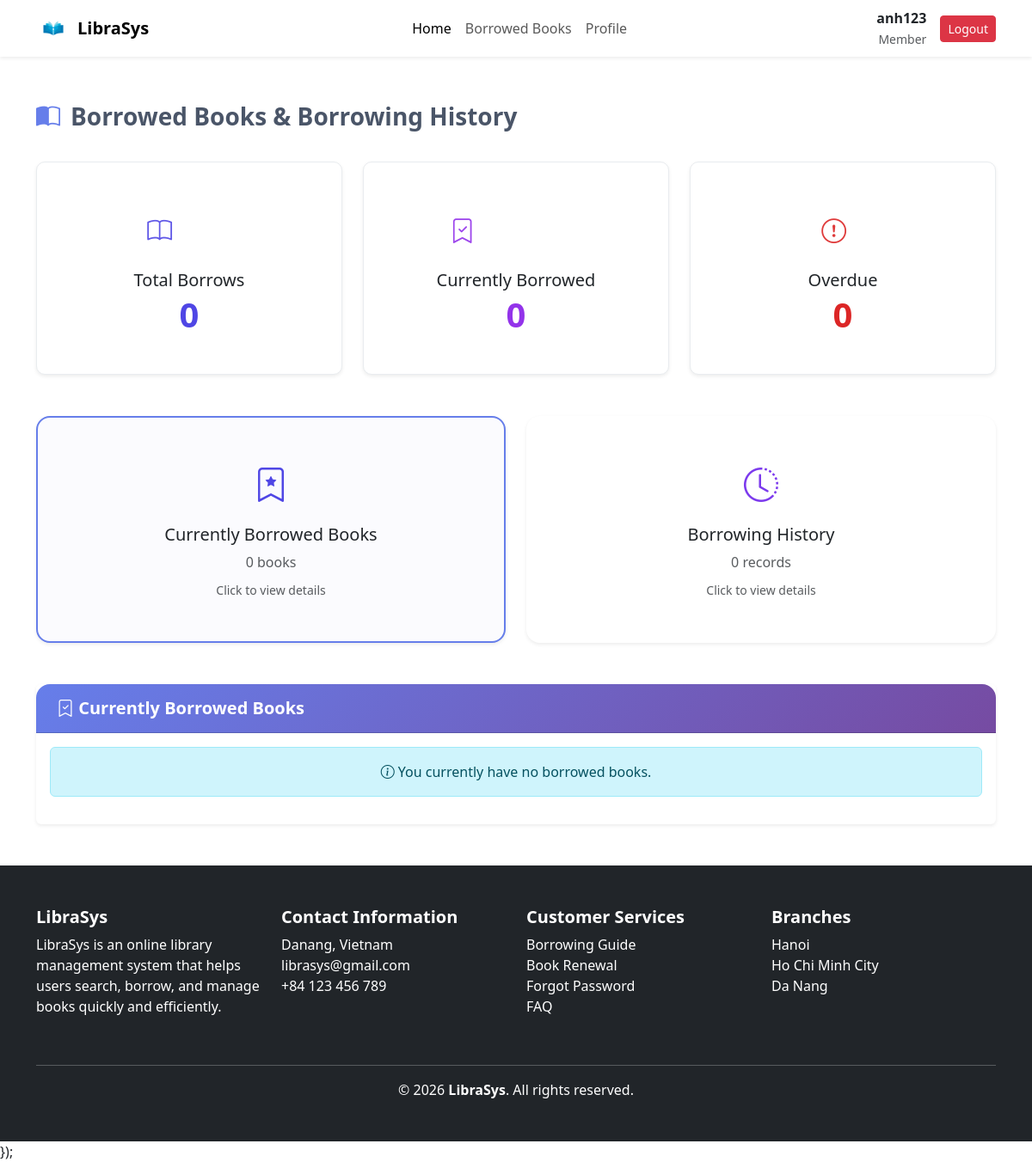
Before: /member/borrowedBooks (signed in) with the older database file.
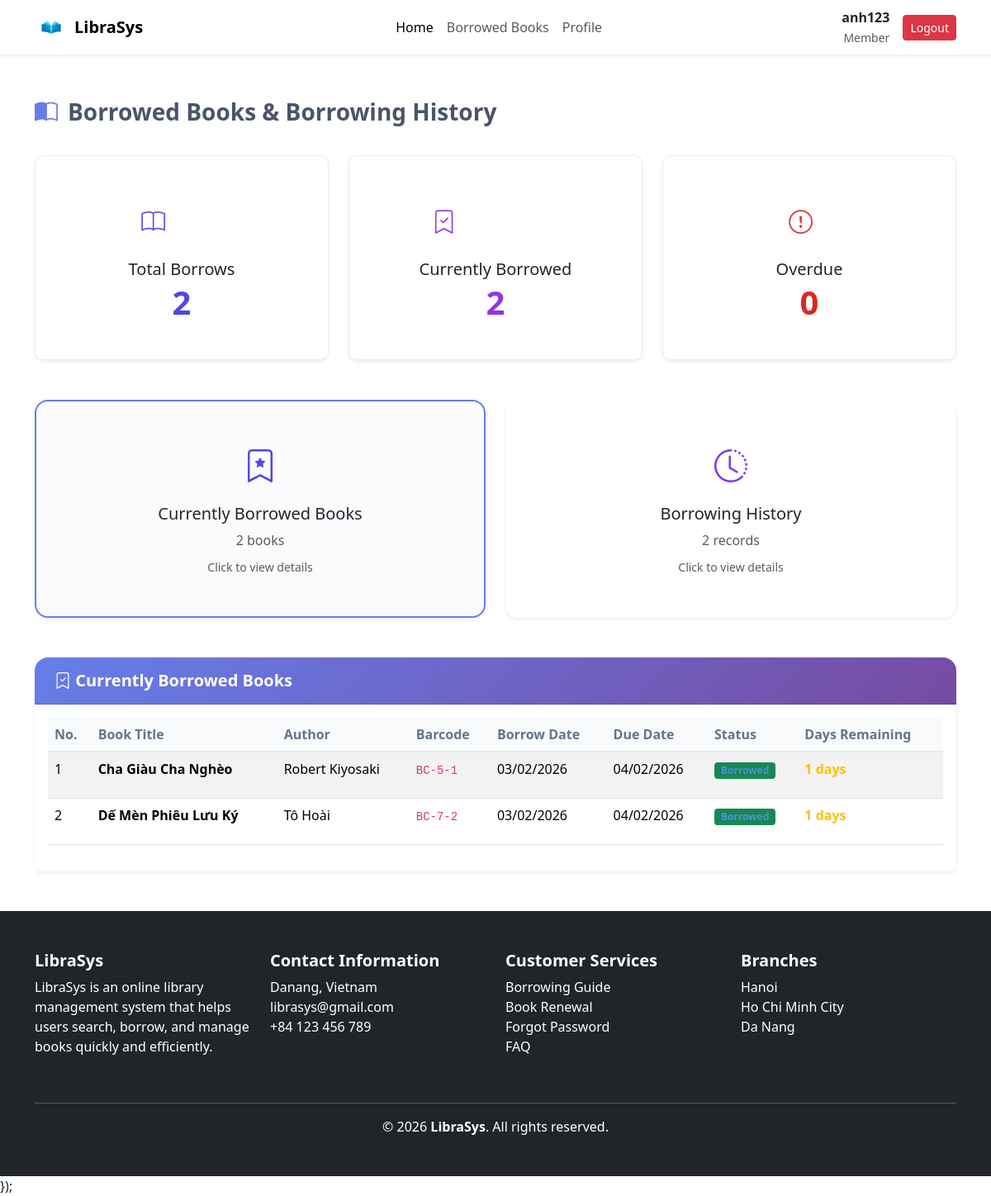
After: the same page with the newer database file.
### tables this page shows
CREATE TABLE `borrow_records` (
  `borrow_id` int(11) NOT NULL,
  `user_id` int(11) DEFAULT NULL,
  `borrow_date` date NOT NULL,
  `due_date` date NOT NULL,
  `return_date` date DEFAULT NULL,
  `status` enum('borrowed','returned','overdue') DEFAULT 'borrowed'
);

CREATE TABLE `books` (
  `book_id` int(11) NOT NULL,
  `title` varchar(255) NOT NULL,
  `author` varchar(150) DEFAULT NULL,
  `category_id` int(11) DEFAULT NULL,
  `image_url` varchar(255) DEFAULT NULL,
  `Description` text DEFAULT NULL
);

CREATE TABLE `book_copies` (
  `book_copy_id` int(11) NOT NULL,
  `book_id` int(11) DEFAULT NULL,
  `status` enum('available','borrowed','damaged','lost') DEFAULT 'available',
  `barcode` varchar(50) DEFAULT NULL,
  `created_at` timestamp NOT NULL DEFAULT current_timestamp()
);

### app/core/Controller.php (called while the page is built, shortened)
<?php
class Controller
{
    protected function model($model)
    {
        $modelPath = __DIR__ . '/../models/' . $model . '.php';
        return new $model();
    }
    protected function view($view, $data = [])
    {
        extract($data);
        $viewPath = __DIR__ . '/../views/' . $view . '.php';
        require_once $viewPath;
    }
}

### app/controllers/MemberController.php (called while the page is built, shortened)
<?php
class MemberController extends Controller
{
    public function borrowedBooks()
    {
        $user_id = $_SESSION['user_id'];
        $borrowRecordModel = $this->model('BorrowRecord');
        $currentBorrows = $borrowRecordModel->getCurrentBorrowsByUser($user_id);
        $borrowHistory = $borrowRecordModel->getBorrowHistoryByUser($user_id);
        $this->view('member/borrowed_books', [
            'currentBorrows' => $currentBorrows,
            'borrowHistory' => $borrowHistory,
            'title' => 'Sách Đang Mượn & Lịch Sử Mượn'
        ]);
    }
}

### app/core/Router.php (called while the page is built, shortened)
<?php
class Router
{
    public function run()
    {
        $requestUri = parse_url($_SERVER['REQUEST_URI'], PHP_URL_PATH);
        if (strpos($requestUri, '/public/') !== false) {
            $requestUri = substr($requestUri, strpos($requestUri, '/public/') + 8);
        } elseif (substr($requestUri, -7) === '/public') {
            $requestUri = '';
        } else {
            $requestUri = trim($requestUri, '/');
        }
        $requestUri = trim($requestUri, '/');
        $requestUri = preg_replace('/\.php$/', '', $requestUri);
        $requestUri = preg_replace('/^index\/?/', '', $requestUri);
        $parts = !empty($requestUri) ? explode('/', $requestUri) : [];
        $parts = array_filter($parts, fn($p) => !empty($p));
        $parts = array_values($parts);
        $method = !empty($parts[1]) ? $parts[1] : 'index';
        $params = array_slice($parts, 2);
        $controller = new $controllerName();
        call_user_func_array([$controller, $method], $params);
    }
}

### public/index.php (called while the page is built, shortened)
<?php
require_once __DIR__ . '/../app/config/database.php';
require_once __DIR__ . '/../app/core/Router.php';
require_once __DIR__ . '/../app/core/Controller.php';
require_once __DIR__ . '/../app/core/Model.php';
$router = new Router();
$router->run();

### app/core/Model.php (called while the page is built, shortened)
<?php
class Model {
    public function __construct() {
        $database = new Database();
        $this->db = $database->connect();
    }
}

### app/config/database.php (called while the page is built, shortened)
<?php
class Database {
    private $host = 'localhost';
    private $db_name = 'library_management';
    private $username = 'root';
    private $password = '';
    private $conn;
    public function connect() {
        try {
            $this->conn = new PDO(
                "mysql:host={$this->host};dbname={$this->db_name};charset=utf8",
                $this->username,
                $this->password
            );
            $this->conn->setAttribute(PDO::ATTR_ERRMODE, PDO::ERRMODE_EXCEPTION);
        } catch (PDOException $e) {
            die('Database connection failed: ' . $e->getMessage());
        }
        return $this->conn;
    }
}

### app/models/BorrowRecord.php (called while the page is built, shortened)
<?php
class BorrowRecord extends Model
{
    public function getBorrowHistoryByUser($user_id)
    {
        $sql = "SELECT
                    br.borrow_id,
                    br.borrow_date,
                    br.due_date,
                    br.return_date,
                    br.status,
                    b.title,
                    b.author,
                    bc.barcode
                FROM borrow_records br
                INNER JOIN borrow_records_book_copies brbc ON br.borrow_id = brbc.borrow_id
                INNER JOIN book_copies bc ON brbc.book_copy_id = bc.book_copy_id
                INNER JOIN books b ON bc.book_id = b.book_id
                WHERE br.user_id = ?
                ORDER BY br.borrow_date DESC";
        $stmt = $this->db->prepare($sql);
        $stmt->execute([$user_id]);
        return $stmt->fetchAll(PDO::FETCH_ASSOC);
    }
    public function getCurrentBorrowsByUser($user_id)
    {
        $sql = "SELECT
                    br.borrow_id,
                    br.borrow_date,
                    br.due_date,
                    br.status,
                    b.title,
                    b.author,
                    b.book_id,
                    bc.barcode,
                    DATEDIFF(br.due_date, CURDATE()) as days_remaining
                FROM borrow_records br
                INNER JOIN borrow_records_book_copies brbc ON br.borrow_id = brbc.borrow_id
                INNER JOIN book_copies bc ON brbc.book_copy_id = bc.book_copy_id
                INNER JOIN books b ON bc.book_id = b.book_id
                WHERE br.user_id = ? AND br.status != 'returned'
                ORDER BY br.due_date ASC";
        $stmt = $this->db->prepare($sql);
        $stmt->execute([$user_id]);
        return $stmt->fetchAll(PDO::FETCH_ASSOC);
    }
}

### app/views/member/borrowed_books.php (the view, shortened to what the changed rows need)
<?php
require_once __DIR__ . '/../layouts/header.php';
$totalBorrows =  count($borrowHistory);
?>
<div class="container my-5">
    <div class="row mb-5 gy-4">
        <div class="col-md-4 col-sm-6">
            <div class="card text-center shadow-sm h-100 stat-card stat-card-primary">
                <div class="card-body py-4">
                    <div class="stat-icon">
                        <i class="bi bi-book"></i>
                    </div>
                    <h5 class="card-title">Total Borrows</h5>
                    <p class="card-text stat-number stat-number-primary"><?php echo $totalBorrows; ?></p>
                </div>
            </div>
        </div>
        <div class="col-md-4 col-sm-6">
            <div class="card text-center shadow-sm h-100 stat-card stat-card-purple">
                <div class="card-body py-4">
                    <div class="stat-icon">
                        <i class="bi bi-bookmark-check"></i>
                    </div>
                    <h5 class="card-title">Currently Borrowed</h5>
                    <p class="card-text stat-number stat-number-purple"><?php echo count($currentBorrows); ?></p>
                </div>
            </div>
        </div>
    </div>
    <div class="row mb-5 gy-4">
        <div class="col-md-6">
            <div class="card shadow-sm border-0 cursor-pointer section-card section-transition" data-section="current">
                <div class="card-body text-center py-5">
                    <i class="bi bi-bookmark-star section-card-icon"></i>
                    <h5 class="card-title section-card-title">Currently Borrowed Books</h5>
                    <p class="text-muted mb-2"><?php echo count($currentBorrows); ?> books</p>
                    <p class="text-muted mb-0"><small>Click to view details</small></p>
                </div>
            </div>
        </div>
        <div class="col-md-6">
            <div class="card shadow-sm border-0 cursor-pointer section-card section-transition" data-section="history">
                <div class="card-body text-center py-5">
                    <i class="bi bi-clock-history section-card-icon"></i>
                    <h5 class="card-title section-card-title-history">Borrowing History</h5>
                    <p class="text-muted mb-2"><?php echo count($borrowHistory); ?> records</p>
                    <p class="text-muted mb-0"><small>Click to view details</small></p>
                </div>
            </div>
        </div>
    </div>
    <div id="current-section" class="section-content">
        <div class="card shadow-sm border-0">
            <div class="card-body">
                <?php if (empty($currentBorrows)): ?>
                    <div class="alert alert-info text-center" role="alert">
                        <i class="bi bi-info-circle"></i> You currently have no borrowed books.
                    </div>
                <?php else: ?>
                    <div class="table-responsive">
                        <table class="table table-striped table-hover">
                            <thead>
                                <tr>
                                    <th>No.</th>
                                    <th>Book Title</th>
                                    <th>Author</th>
                                    <th>Barcode</th>
                                    <th>Borrow Date</th>
                                    <th>Due Date</th>
                                    <th>Status</th>
                                    <th>Days Remaining</th>
                                </tr>
                            </thead>
                            <tbody>
                                <?php foreach ($currentBorrows as $index => $borrow): ?>
                                    <?php
                                    $statusClass = '';
                                    $statusText = '';
                                    $daysRemaining = $borrow['days_remaining'] ?? 0;
                                    if ($borrow['status'] == 'overdue') {
                                        $statusClass = 'badge bg-danger';
                                        $statusText = 'Overdue';
                                    } else {
                                        $statusClass = 'badge bg-success';
                                        $statusText = 'Borrowed';
                                    }
                                    $daysClass = '';
                                    if ($daysRemaining <= 3 && $daysRemaining > 0) {
                                        $daysClass = 'text-warning fw-bold';
                                    } elseif ($daysRemaining <= 0) {
                                        $daysClass = 'text-danger fw-bold';
                                    } else {
                                        $daysClass = 'text-success';
                                    }
                                    ?>
                                    <tr>
                                        <td><?php echo $index + 1; ?></td>
                                        <td><strong><?php echo htmlspecialchars($borrow['title']); ?></strong></td>
                                        <td><?php echo htmlspecialchars($borrow['author']); ?></td>
                                        <td><code><?php echo htmlspecialchars($borrow['barcode']); ?></code></td>
                                        <td><?php echo date('d/m/Y', strtotime($borrow['borrow_date'])); ?></td>
                                        <td><?php echo date('d/m/Y', strtotime($borrow['due_date'])); ?></td>
                                        <td><span class="<?php echo $statusClass; ?>"><?php echo $statusText; ?></span></td>
                                        <td><span class="<?php echo $daysClass; ?>">
                                                <?php
                                                if ($daysRemaining > 0) {
                                                    echo $daysRemaining . ' days';
                                                } elseif ($daysRemaining == 0) {
                                                    echo 'Today';
                                                } else {
                                                    echo abs($daysRemaining) . ' days overdue';
                                                }
                                                ?>
                                            </span></td>
                                    </tr>
                                <?php endforeach; ?>
                            </tbody>
                        </table>
                    </div>
                <?php endif; ?>
            </div>
        </div>
    </div>
</div>
<?php require_once __DIR__ . '/../layouts/footer.php'; ?>
<?php require_once __DIR__ . '/../layouts/footer.php'; ?>

Changed rows visible on the page:
added borrow_records: books.title "Cha Giàu Cha Nghèo", books.author "Robert Kiyosaki", book_copies.barcode "BC-5-1", borrow_date "03/02/2026", due_date "04/02/2026", status "Borrowed", daysRemaining "1", books.title "Dế Mèn Phiêu Lưu Ký", books.author "Tô Hoài", book_copies.barcode "BC-7-2"
Other visible differences:
$totalBorrows: "0" → "2"
count($currentBorrows): "0" → "2"
count($borrowHistory): "0" → "2"
text no longer shown: "You currently have no borrowed books."
text now shown: "No. Book Title Author Barcode Borrow Date Due Date Status Days Remaining"
